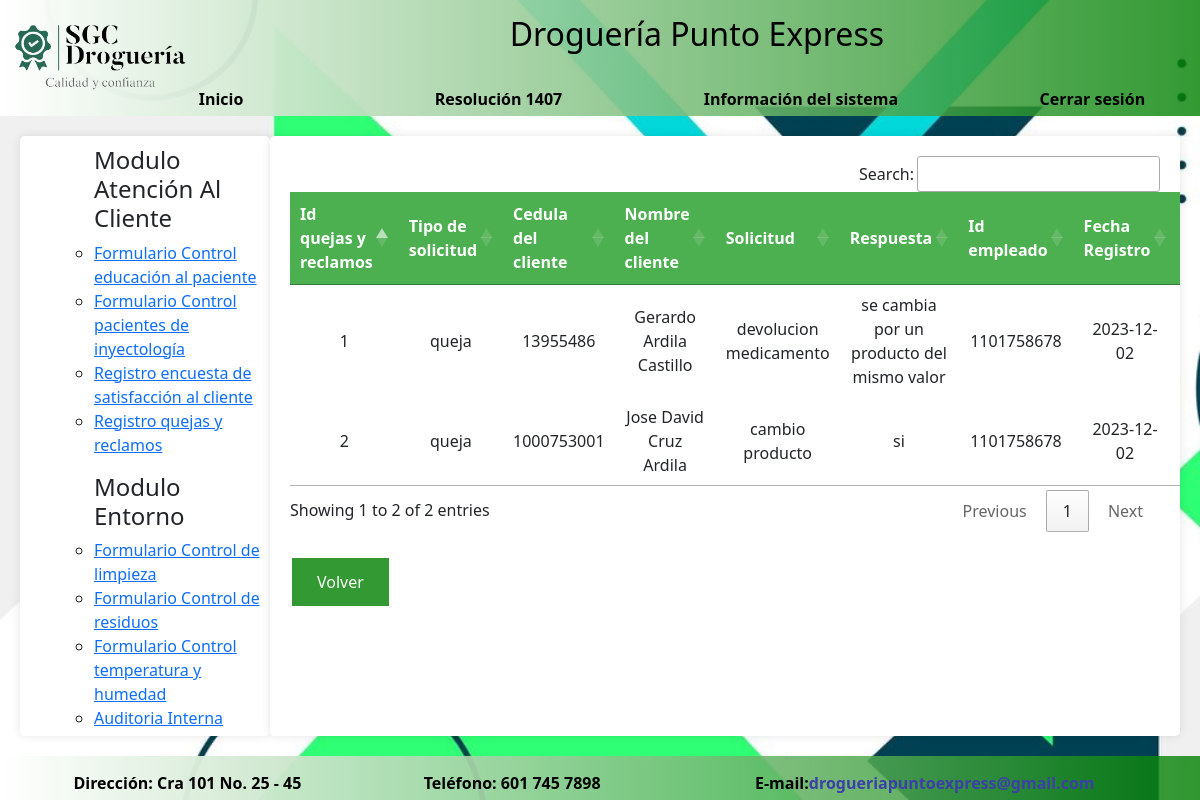
The page /qr.php (signed in) on the database as committed earlier.
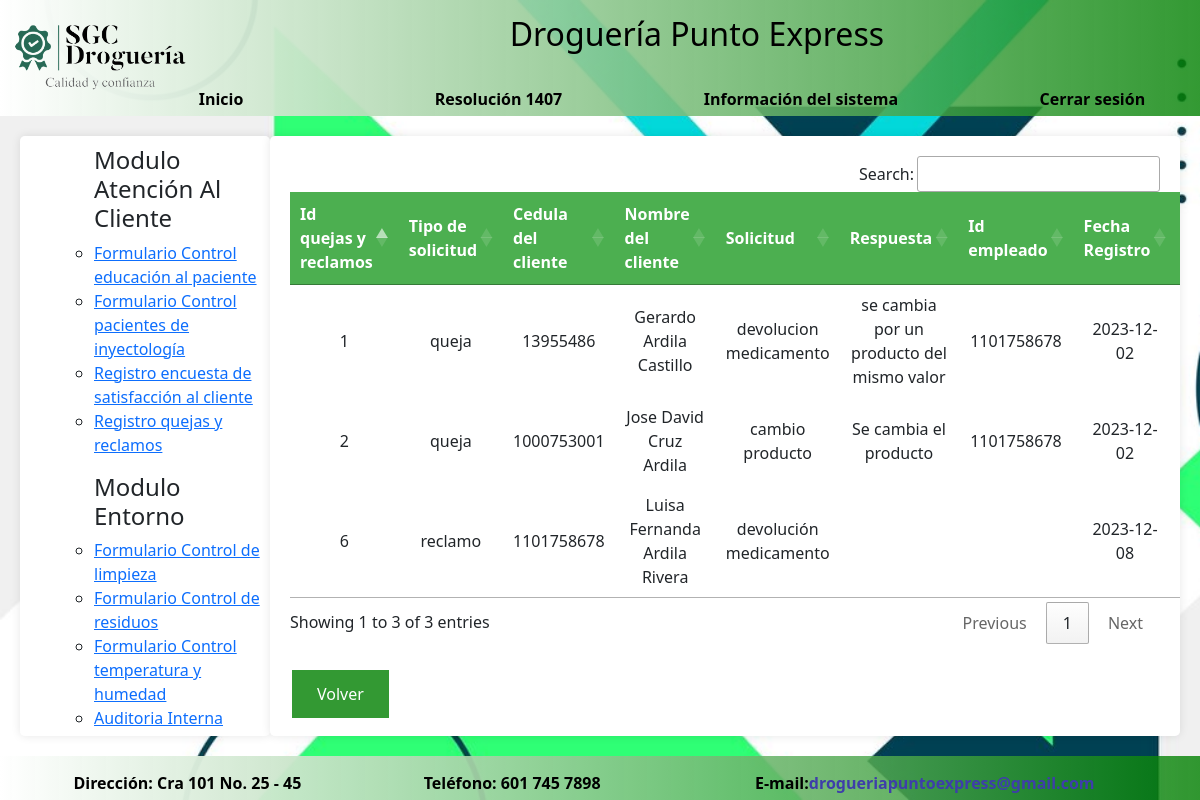
The same page on the database as committed later.
### tables this page shows
CREATE TABLE `quejasreclamos` (
  `Idqr` int(11) NOT NULL,
  `tiposolicitud` varchar(10) NOT NULL,
  `cedula` int(11) NOT NULL,
  `solicitud` text NOT NULL,
  `respuesta` text NOT NULL,
  `Idempleado` int(11) DEFAULT NULL,
  `fecha` date NOT NULL DEFAULT current_timestamp()
);

CREATE TABLE `persona` (
  `cedula` int(11) NOT NULL,
  `nombre` varchar(70) NOT NULL,
  `telefono` bigint(10) NOT NULL,
  `direccion` varchar(70) NOT NULL
);

### qr.php (the view, shortened to what this page needs)
<!DOCTYPE html>
<html lang="es">
<head>
    <link rel="stylesheet" href="EstiloMP.css">
    <link href="https://cdn.jsdelivr.net/npm/bootstrap@5.3.2/dist/css/bootstrap.min.css" rel="stylesheet">
    <link rel="stylesheet" href="https://cdn.datatables.net/1.13.7/css/jquery.dataTables.min.css">
    <link rel="stylesheet" href="https://cdn.datatables.net/buttons/2.4.2/css/buttons.dataTables.min.css">
</head>
<body>
<header id="header">
<img src="imagen/LogoSGC.png" align="left" height="100">
<h2>Droguería Punto Express</h2>
<br>
<div id="superior">
<a id = "inicio" href="u_inicio.php">Inicio</a>
<a id = "superior1" href="u_resolucion1407.php">Resolución 1407</a>
<a id= "superior1" href="u_sistemainf.php">Información del sistema</a>
<a id="cerrar" href="u_cerrarsesion.php">Cerrar sesión</a>
</header>
<div id="contenido">
    <div id="lateral">
    <nav>
            <ol>
		    <ul><h4>Modulo Atenci&oacute;n Al Cliente</h4>
			<li><a href="educacion.php">Formulario Control educaci&oacute;n al paciente</a></li>
			<li><a href="inyectologia.php">Formulario Control pacientes de inyectolog&iacute;a</a></li>
            <li><a href="rencuesta.php">Registro encuesta de satisfacci&oacute;n al cliente</a></li>
            <li><a href="qr.php">Registro quejas y reclamos</a></li>
			</ul>
            </ol>
        </nav>
        <nav>
            <ol>
		    <ul><h4>Modulo Entorno</h4>
			<li><a href="limpieza.php">Formulario Control de limpieza</a></li>
            <li><a href="residuos.php">Formulario Control de residuos</a></li>
			<li><a href="temperatura.php">Formulario Control temperatura y humedad</a></li>
            <li><a href="auditoria.php">Auditoria Interna</a></li>
			</ul>
            </ol>
        </nav>
    </div>
<main id="contenidos">
<?php
include_once ("conexion.php");
?>
<table id="qr">
<thead>
<tr>
<th>Id quejas y reclamos</th>
<th>Tipo de solicitud</th>
<th>Cedula del cliente</th>
<th>Nombre del cliente</th>
<th>Solicitud</th>
<th>Respuesta</th>
<th>Id empleado</th>
<th>Fecha Registro</th>
<th>Dar Respuesta</th>
</tr>
</thead>
<tbody>
<?php
$sql = mysqli_query($conn, "SELECT * FROM quejasreclamos
INNER JOIN persona ON quejasreclamos.cedula = persona.cedula
");
while($row=mysqli_fetch_assoc($sql)){?>
        <tr>
        <td><?php echo $row ["Idqr"];?></td>
        <td><?php echo $row ["tiposolicitud"];?></td>
        <td><?php echo $row ["cedula"];?></td>
        <td><?php echo $row["nombre"];?></td>
        <td><?php echo $row ["solicitud"];?></td>
        <td><?php echo $row ["respuesta"];?></td>
        <td><?php echo $row ["Idempleado"];?></td>
        <td><?php echo $row ["fecha"];?></td>
        <td><a href="qrdregistro.php?Idqr=<?php echo $row ["Idqr"];?>">Respuesta</a></td>
        </tr>
<?php    }
?>
</tbody>
</table>
<br>
<form action="u_inicio.php">
<button type="submit">Volver</button>
</form>
</main>
</div>
<footer id="footer">
      <center>
        <table id="inferior"><tr>
			<td id="inferior1">Direcci&oacute;n: Cra 101 No. 25 - 45</td>
			<td id="inferior1">Tel&eacute;fono: 601 745 7898</td>
			<td id="inferior1">E-mail:<a href="mailto:drogueriapuntoexpress@gmail.com">drogueriapuntoexpress@gmail.com</a></td>
		</tr></table>
       </center>
</footer>
</body>
</html>

Rows that differ between the two databases and show on the page:
changed quejasreclamos "cambio producto": respuesta "si" → "Se cambia el producto"
added quejasreclamos: Idqr "6", tiposolicitud "reclamo", cedula.cedula "1101758678", cedula.nombre "Luisa Fernanda Ardila Rivera", solicitud "devolución medicamento", fecha "2023-12-08"
Other text that changed with them:
text written by a page script: "Search: Showing 1 to 2 of 2 entries Previous 1 Next" → "Search: Showing 1 to 3 of 3 entries Previous 1 Next"
